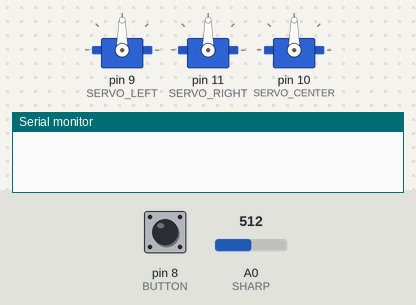
Recording of a sketch running on a simulated Arduino Uno, built with avr-gcc and run on an emulated ATmega328P. Parts: 3 × servo, the last lines printed to the serial monitor. The inputs (shaded band) are chosen by the test bench; at power-on: pin 8 (BUTTON) LOW, A0 (SHARP) = 512.

Above: at 1.2 s.
1.3 s: pin 8 (BUTTON) pulled HIGH for 0.15 s
At 1.45 s:
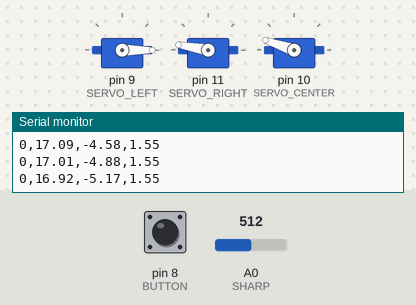
At 2.05 s:
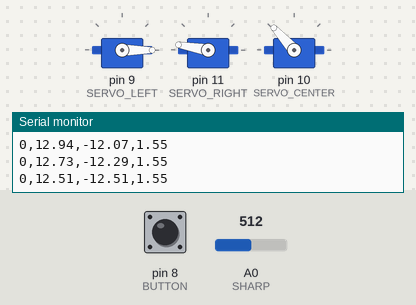
4.3 s: A0 (SHARP) set to 389
At 4.47 s:
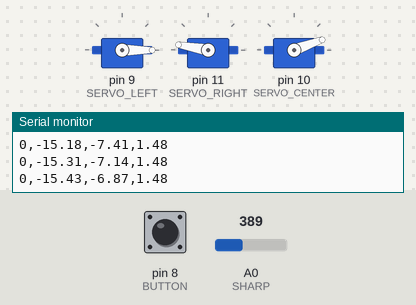
7.3 s: A0 (SHARP) set to 372
10.3 s: A0 (SHARP) set to 716
Timing chart, 0 to 29.4 s (numbered marks = the images above; inputs shaded):
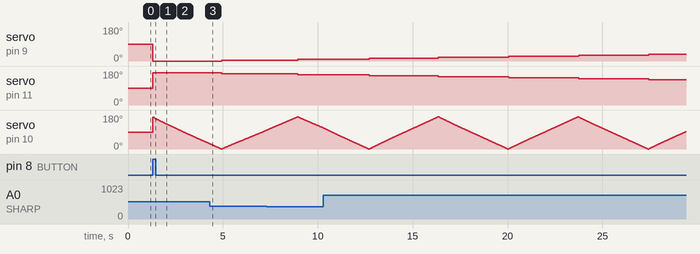

The sketch:

PoeLab2_3D.ino
```cpp
#include <Servo.h>
const byte SHARP = A0;
const byte SERVO_LEFT = 9;
const byte SERVO_RIGHT = 11;
const byte SERVO_CENTER = 10;
const byte BUTTON = 8;
const int R = 18;
const int RES = 5;
Servo servoLeft;
Servo servoRight;
Servo servoCenter;

int theta = 0;
int phi = 0;
long t0 = 0;
bool pressed = false;
bool clockwise = true;

void setup() {
  Serial.begin(9600);
  servoLeft.attach(SERVO_LEFT);
  servoRight.attach(SERVO_RIGHT);
  servoCenter.attach(SERVO_CENTER);
}

void loop() {
  if(!pressed && digitalRead(BUTTON)) {
    pressed = true;
    theta = 0;
    phi = 0;
  }
  if(pressed && millis()-t0>15) {
    float range = 1296.9/analogRead(SHARP)-2.2921;
    float d = R - range;
    float x, y, z;
    if(d<0 || d>R) {
      x = 0;
      y = 0;
      z = 0;
    } else if(clockwise) {
      x = d*sin((phi-85)*PI/180)*cos((170-theta)*PI/180);
      y = d*sin((phi-85)*PI/180)*sin((170-theta)*PI/180);
      z = d*cos((phi-85)*PI/180);
    } else {
      x = d*sin((phi-85)*PI/180)*cos(theta*PI/180);
      y = d*sin((phi-85)*PI/180)*sin(theta*PI/180);
      z = d*cos((phi-85)*PI/180);
    }
    Serial.print(theta*phi);
    Serial.print(",");
    Serial.print(x);
    Serial.print(",");
    Serial.print(y);
    Serial.print(",");
    Serial.println(z);
    t0 = millis();
    theta+=1;
    if(theta>170) {
      theta = 0;
      phi+=RES;
      clockwise = !clockwise;
      if(phi>170) {
        phi = 0;
        pressed = false;
      }
    }
    setPhi(phi);
    if(clockwise) {
      setTheta(170-theta);
    }
    else {
      setTheta(theta);
    }
  }
}

void setPhi(int ph) {
  ph = ph%171;
  servoLeft.write(ph);
  servoRight.write(170-ph);
}

void setTheta(int th) {
  th = th%171;
  servoCenter.write(th);
}
```

Measured:
- after the input at 1.3 s, servo on pin 9 (SERVO_LEFT): 90° → 0° at once; servo on pin 11 (SERVO_RIGHT): 90° → 170° at once
